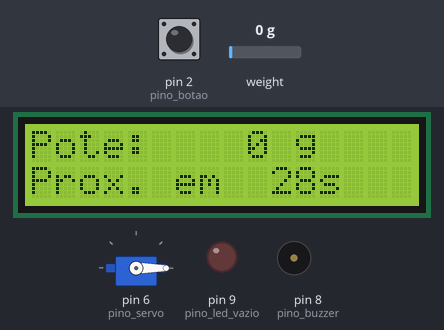
Recording of a sketch running on a simulated Arduino Uno, built with avr-gcc and run on an emulated ATmega328P. Parts: servo, 16×2 character LCD, output pins drawn as LEDs (lit = HIGH), buzzer (waves = sounding). Inputs (shaded band) come from the test bench; at power-on: pin 2 (pino_botao) HIGH, weight on the scale 0 g. What the sketch prints to the serial monitor is not drawn.

Above: at 1.2 s.
1.3 s: pin 2 (pino_botao) pulled LOW for 0.15 s
At 2.0 s:
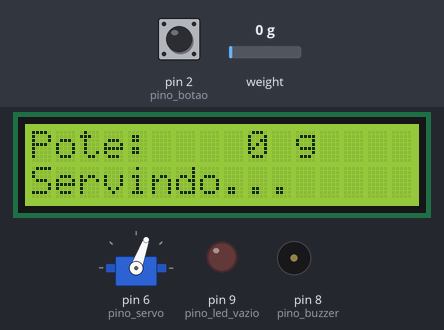
3.0 s: weight on the scale set to 88 g
At 4.3 s:
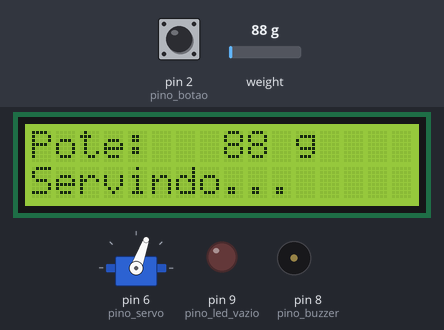
4.7 s: weight on the scale set to 106 g
At 4.85 s:
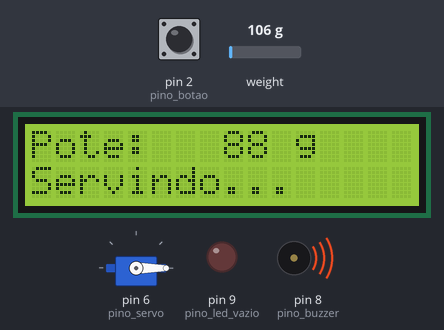
6.5 s: pin 2 (pino_botao) pulled LOW for 1 s
At 7.9 s:
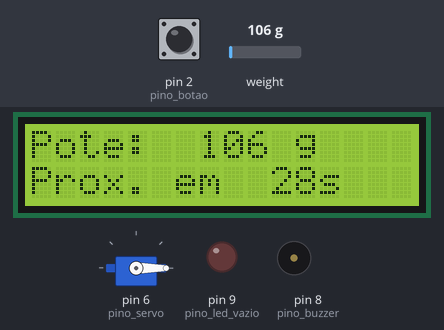
9.0 s: weight on the scale set to 100 g
At 11.6 s:
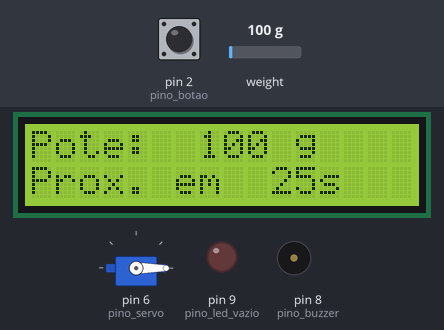
Timing chart, 0 to 12.2 s (numbered marks = the images above; inputs shaded):
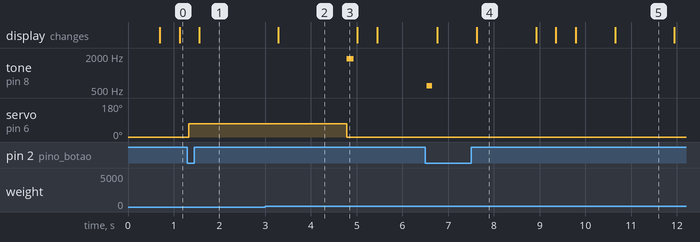

The sketch:

sketch.ino
```cpp
// ---------------------------------------------------------------------------
// Casa Inteligente | 07 | Comedouro automático do pet com balança
//
// O que faz: nos horários programados (ou pelo botão), libera ração até o
// pote atingir a porção de 100 g. Se o pote ainda tem ração suficiente, não
// serve de novo (evita excesso). Se a ração não cai em 8 s, o reservatório
// provavelmente acabou: o sistema fecha a comporta e avisa.
//
// Entradas : célula de carga com módulo HX711 (peso do pote) e botão
//            "Servir agora".
// Saídas   : servo da comporta, buzzer, LED "reservatório vazio" e LCD 16x2.
//
// No Wokwi: durante a liberação, aumente o peso da célula de carga (clique
// nela) para simular a ração caindo no pote.
// ---------------------------------------------------------------------------
#include <HX711.h>
#include <Servo.h>
#include <Wire.h>
#include <LiquidCrystal_I2C.h>

const uint8_t pino_hx_dt  = A1;
const uint8_t pino_hx_sck = A0;
const uint8_t pino_botao  = 2;   // para o GND, pull-up interno
const uint8_t pino_servo  = 6;
const uint8_t pino_buzzer = 8;
const uint8_t pino_led_vazio = 9;

const float escala = 0.42;                     // célula de 5 kg do Wokwi: leitura bruta 0-2100 = 0-5000 g
const float porcao_g = 100;                    // porção por refeição
const float minimo_para_pular_g = 60;          // com 60 g ou mais no pote, não serve
const unsigned long intervalo_refeicao_ms = 30000;  // na prática, a cada 8 horas
const unsigned long tempo_maximo_ms = 8000;    // sem atingir a porção: reservatório vazio
const int comporta_fechada = 0, comporta_aberta = 70;

enum Situacao : uint8_t { ESPERANDO, SERVINDO, VAZIO };

HX711 balanca;
Servo comporta;
LiquidCrystal_I2C lcd(0x27, 16, 2);

Situacao situacao = ESPERANDO;
float peso = 0;
unsigned long proxima_refeicao = 0;
unsigned long inicio_servico = 0;
unsigned long ultimo_bipe = 0;
uint8_t refeicoes_servidas = 0;
bool botao_era = HIGH;
unsigned long botao_t = 0;

bool pediu_agora() {
  bool b = digitalRead(pino_botao);
  bool borda = false;
  if (b != botao_era && millis() - botao_t > 50) { botao_t = millis(); botao_era = b; borda = (b == LOW); }
  return borda;
}

void tela() {
  char l1[17], l2[17];
  snprintf(l1, sizeof l1, "Pote: %4d g    ", (int)peso);
  if (situacao == SERVINDO) snprintf(l2, sizeof l2, "Servindo...     ");
  else if (situacao == VAZIO) snprintf(l2, sizeof l2, "RACAO ACABOU!   ");
  else {
    long falta = ((long)proxima_refeicao - (long)millis()) / 1000;
    snprintf(l2, sizeof l2, "Prox. em %3lds  ", falta < 0 ? 0L : (falta > 999 ? 999L : falta));
  }
  lcd.setCursor(0, 0); lcd.print(l1);
  lcd.setCursor(0, 1); lcd.print(l2);
}

// Início de uma refeição: decide se precisa servir
void refeicao(const char *origem) {
  proxima_refeicao = millis() + intervalo_refeicao_ms;
  Serial.print("[COMEDOURO] Refeicao (");
  Serial.print(origem);
  Serial.print("), pote com ");
  Serial.print((int)peso);
  Serial.println(" g");
  if (peso >= minimo_para_pular_g) {
    Serial.println("[COMEDOURO] Ainda ha racao no pote: nao serve");
    tone(pino_buzzer, 600, 120);
    return;
  }
  situacao = SERVINDO;
  inicio_servico = millis();
  comporta.write(comporta_aberta);
}

void terminar(Situacao nova) {
  comporta.write(comporta_fechada);
  situacao = nova;
  if (nova == ESPERANDO) {
    refeicoes_servidas++;
    tone(pino_buzzer, 1800, 150);   // "a comida está servida"
    Serial.print("[COMEDOURO] Porcao servida. Total hoje: ");
    Serial.println(refeicoes_servidas);
  } else {
    Serial.println("[COMEDOURO] Racao nao caiu: reservatorio vazio");
  }
}

void setup() {
  Serial.begin(9600);
  pinMode(pino_botao, INPUT_PULLUP);
  pinMode(pino_buzzer, OUTPUT);
  pinMode(pino_led_vazio, OUTPUT);
  balanca.begin(pino_hx_dt, pino_hx_sck);
  balanca.set_scale(escala);
  comporta.attach(pino_servo);
  comporta.write(comporta_fechada);
  lcd.init();
  lcd.backlight();
  proxima_refeicao = millis() + intervalo_refeicao_ms;
}

void loop() {
  unsigned long agora = millis();
  if (balanca.is_ready()) peso = max(0.0f, balanca.get_units(1));
  bool pedido = pediu_agora();

  switch (situacao) {
    case ESPERANDO:
      if (pedido) refeicao("botao");
      else if ((long)(agora - proxima_refeicao) >= 0) refeicao("horario");
      break;
    case SERVINDO:
      if (peso >= porcao_g) terminar(ESPERANDO);
      else if (agora - inicio_servico >= tempo_maximo_ms) terminar(VAZIO);
      break;
    case VAZIO:
      // Bipe a cada 3 s até alguém reabastecer e apertar o botão
      if (agora - ultimo_bipe >= 3000) { ultimo_bipe = agora; tone(pino_buzzer, 900, 300); }
      if (pedido) {
        situacao = ESPERANDO;
        Serial.println("[COMEDOURO] Reabastecido: tentando servir de novo");
        refeicao("reabastecido");
      }
      break;
  }
  digitalWrite(pino_led_vazio, situacao == VAZIO ? HIGH : LOW);

  static unsigned long ultima_tela = 0;
  if (agora - ultima_tela >= 300) { ultima_tela = agora; tela(); }
}
```

Measured:
- the behaviour switches between 99 and 100 g on weight on the scale (found by bisection; images 2 and 3)
- after the input at 1.3 s, servo on pin 6 (pino_servo): 0° → 70° at once; the display: changes after 0.26 s (image 1)
- after the input at 3.0 s, the display: changes after 0.29 s (image 2)
- after the input at 4.7 s, tone on pin 8 (pino_buzzer): silent → 1800 Hz after 0.08 s, → silent 0.15 s later; servo on pin 6 (pino_servo): 70° → 0° after 0.08 s
- after the input at 6.5 s, tone on pin 8 (pino_buzzer): silent → 600 Hz at once, → silent 0.12 s later
- what the display in image 4 shows lasts 1.3 s, from 7.6 s to 8.9 s
